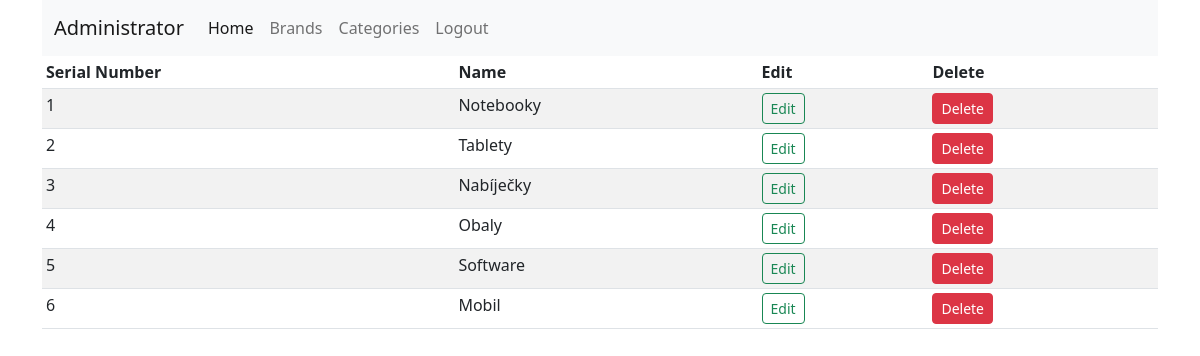
The page /category (signed in) on the database as committed earlier.
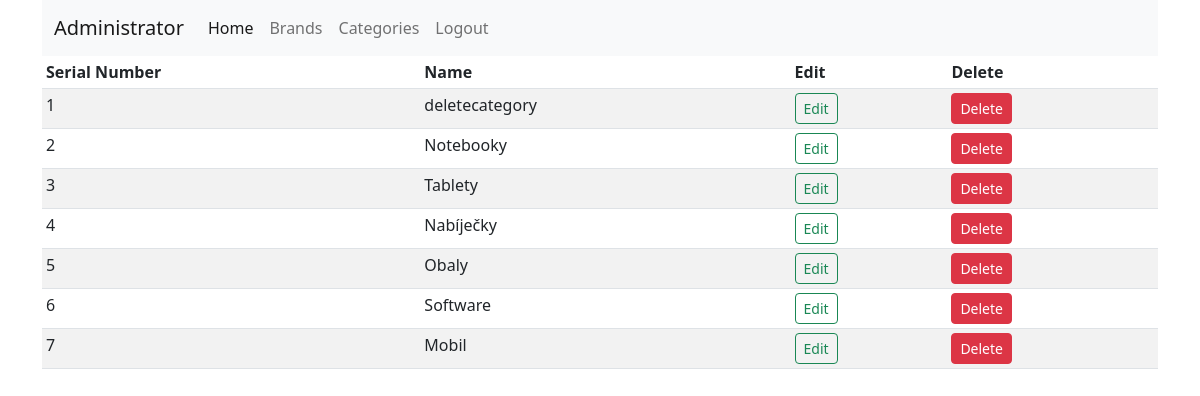
The same page on the database as committed later.
### shop/products/models.py (models this page shows)
class Category(db.Model):
	id = db.Column(db.Integer, primary_key=True)
	name = db.Column(db.String(30), nullable=False, unique=True)

### shop/admin/routes.py (the view)
@app.route('/category')
def categories():
    if 'email' not in session:
        flash('Prvně se prosím přihlašte', 'danger')
        return redirect(url_for('login'))
    categories = Category.query.order_by(Category.id.desc()).all()
    return render_template('admin/brand.html', title='Category Page', categories=categories)

### shop/templates/admin/brand.html (shortened to what this page needs)
{% extends "layout.html" %}
{% block content %}
<div class="container">
    <nav class="navbar navbar-expand-lg bg-light">
  <div class="container-fluid">
    <a class="navbar-brand" href="/admin">Administrator</a>
    <div class="collapse navbar-collapse" id="navbarSupportedContent">
      <ul class="navbar-nav me-auto mb-2 mb-lg-0">
        <li class="nav-item">
          <a class="nav-link active" aria-current="page" href="/admin">Home</a>
        </li>
        <li class="nav-item">
          <a class="nav-link" href="/brands">Brands</a>
        </li>
        <li class="nav-item">
          <a class="nav-link " href="/category">Categories</a>
        </li>
          <li class="nav-item">
          <a class="nav-link " href="/category">Logout</a>
        </li>
      </ul>
    </div>
  </div>
</nav>
</div>
<div class="container">
    <table class="table table-sm table-striped table-hover">
        <thead>
            <th>Serial Number</th>
            <th>Name</th>
            <th>Edit</th>
            <th>Delete</th>
        </thead>
        <tbody>
        {% if brands %}
        {% for brand in brands %}
            <tr>
                <td>{{ loop.index }}</td>
                <td>{{ brand.name }}</td>
                <td><a href="{{ url_for('updatebrand', id=brand.id)}}" class="btn btn-sm btn-outline-success">Edit</a></td>
                <td>
<button type="button" class="btn btn-danger btn-sm" data-bs-toggle="modal" data-bs-target="#staticBackdrop-{{brand.id}}">
  Delete
</button>
                </td>
            </tr>
<div class="modal fade" id="staticBackdrop-{{brand.id}}" data-bs-backdrop="static" data-bs-keyboard="false" tabindex="-1" aria-labelledby="staticBackdropLabel" aria-hidden="true">
  <div class="modal-dialog">
    <div class="modal-content">
      <div class="modal-header">
        <h5 class="modal-title" id="staticBackdropLabel">{{brand.name}}</h5>
        <button type="button" class="btn-close" data-bs-dismiss="modal" aria-label="Close"></button>
      </div>
      <div class="modal-body">
          <span class="text-danger">Opravdu chceš smazat značku {{brand.name}}  ???</span>
      </div>
      <div class="modal-footer">
        <button type="button" class="btn btn-warning" data-bs-dismiss="modal">Cancel</button>
          <form action="{{url_for('deletebrand', id=brand.id)}}" method="POST">
              <button type="submit" class="btn btn-danger">Delete</button>
          </form>
      </div>
    </div>
  </div>
</div>
        {% endfor %}
        {% else %}
        {% for category in categories %}
            <tr>
                <td>{{ loop.index }}</td>
                <td>{{ category.name }}</td>
                <td><a href="{{ url_for('updatecat', id=category.id)}}" class="btn btn-sm btn-outline-success">Edit</a></td>
                <td>
<button type="button" class="btn btn-danger btn-sm" data-bs-toggle="modal" data-bs-target="#staticBackdrop-{{category.id}}">
  Delete
</button>
                </td>
            </tr>
        {% endfor %}
        {% endif %}
        </tbody>
    </table>
</div>
{% endblock content %}

### shop/templates/layout.html (shortened to what this page needs)
<!doctype html>
<html lang="en">
  <head>
        <link href="https://cdn.jsdelivr.net/npm/bootstrap@5.2.1/dist/css/bootstrap.min.css" rel="stylesheet">
  </head>
  <body>
  {% block content %}
  {% endblock content %}
  </body>
</html>

Rows that differ between the two databases and show on the page:
added Category: name "deletecategory"
